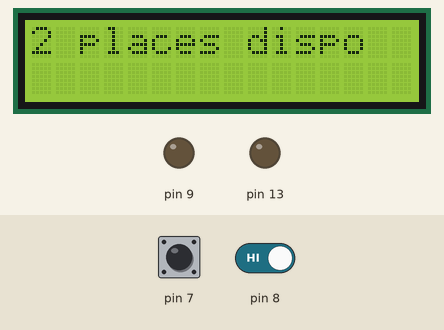
This sketch was run on a simulated Arduino Uno, built with avr-gcc and run on an emulated ATmega328P. On the bench: 16×2 character LCD, output pins drawn as LEDs (lit = HIGH). Dashed ring = blinking. Inputs (shaded band) come from the test bench; at power-on: pin 7 HIGH, pin 8 HIGH.

Above: at 1.2 s.
1.3 s: pin 7 driven LOW
At 2.4 s:
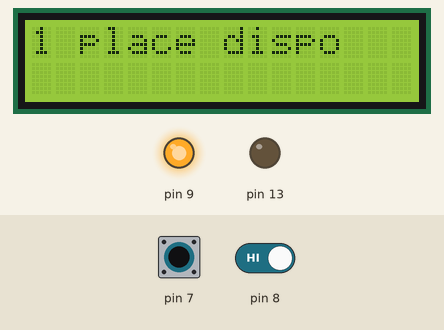
2.8 s: pin 8 driven LOW
At 3.5 s:
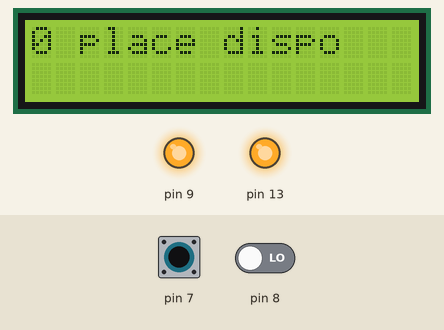
4.3 s: pin 7 driven HIGH
At 4.7 s:
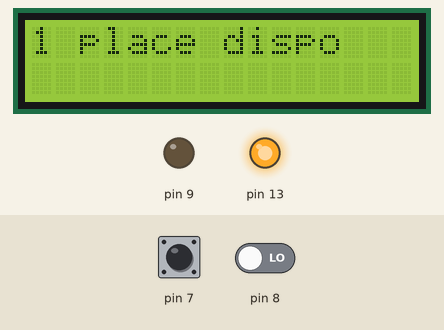
5.8 s: pin 8 driven HIGH
At 7.0 s:
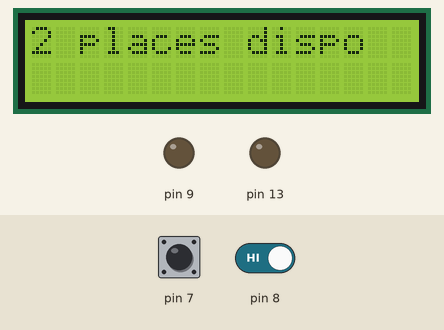
7.3 s: pin 7 driven LOW
At 8.1 s:
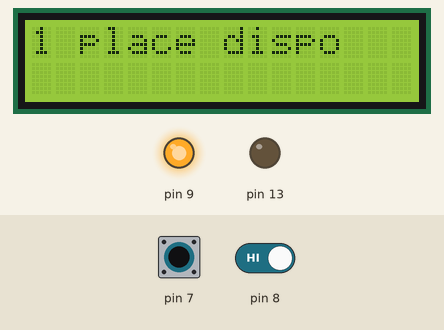
8.8 s: pin 7 pulsed HIGH 2 times (0.12 s each, 0.3 s apart)
At 9.01 s:
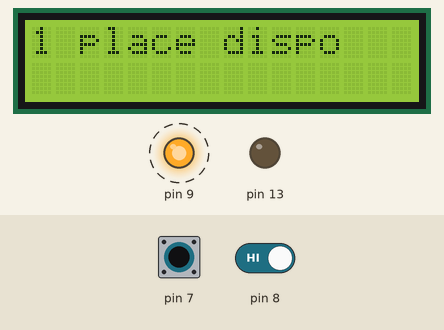
Timing chart, 0 to 11.8 s (numbered marks = the images above; inputs shaded):
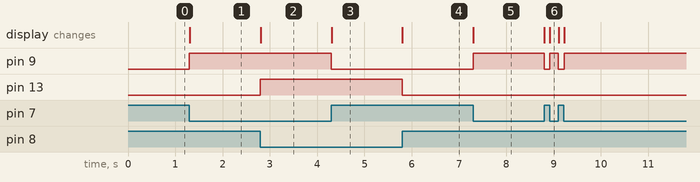

The sketch:

parking.ino
```cpp
#include <LiquidCrystal.h>
const int rs = 12, en = 11, d4 = 5, d5 = 4, d6 = 3, d7 = 2;
int etat=0 ,etat2=1;
LiquidCrystal lcd(rs, en, d4, d5, d6, d7);
void setup() {
  pinMode(13,OUTPUT);
  pinMode(8,INPUT);
  pinMode(9,OUTPUT);
  pinMode(7,INPUT);
  // set up the LCD's number of columns and rows:
  lcd.begin(16, 2);
//  lcd.print("2 places dispo");
}

void loop() {
  if(digitalRead(8) == 0){
    digitalWrite(13,HIGH);
  }else{
    digitalWrite(13,LOW);

  }
  if(digitalRead(7) == 0){
    digitalWrite(9,HIGH);

  }else{
    digitalWrite(9,LOW);

  }
  if(digitalRead(8) == 0 && digitalRead(7) == 0){
      etat=1;
    }else if(digitalRead(8) == 0 || digitalRead(7) == 0){
      etat=2;
    }else {
      etat=3;
    }
  if(etat != etat2){
    lcd.clear();
    if(digitalRead(8) == 0 && digitalRead(7) == 0){
      lcd.print("0 place dispo");
    }else if(digitalRead(8) == 0 || digitalRead(7) == 0){
      lcd.print("1 place dispo");
    }else {
      lcd.print("2 places dispo");
    }

  }
  etat2=etat;
}
```

Measured:
- after the input at 1.3 s, pin 9: LOW → HIGH at once; the display: changes at once (image 1)
- after the input at 2.8 s, pin 13: LOW → HIGH at once; the display: changes at once (image 2)
- after the input at 4.3 s, pin 9: HIGH → LOW at once; the display: changes at once (image 3)
- after the input at 5.8 s, pin 13: HIGH → LOW at once; the display: changes at once (image 4)
- after the input at 7.3 s, pin 9: LOW → HIGH at once; the display: changes at once (image 5)
- after the input at 8.8 s, pin 9: alternates HIGH for 0.18 s and LOW for 0.12 s, 4 changes in all, then stays HIGH, starting at once; the display: first changes at once (image 6 shows a later state)
